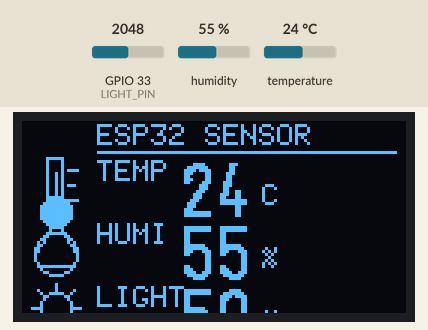
Bench run of a sketch on a simulated ESP32. Shown: 128×64 one-colour display. Wiring (inferred from the names in the program): DHT11 sensor: data GPIO 14. The inputs (shaded band) are chosen by the test bench; at power-on: humidity 55 %, GPIO 33 (LIGHT_PIN) = 2048, temperature 24 °C (analog values on the 0–4095 scale). What the sketch prints to the serial monitor is not drawn.

Above: at 1.2 s.
1.3 s: humidity set to 22 %
At 3.0 s:
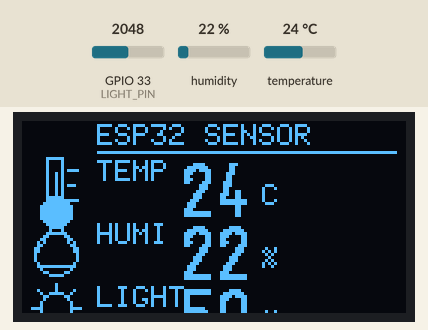
3.7 s: GPIO 33 (LIGHT_PIN) set to 2866
At 4.6 s:
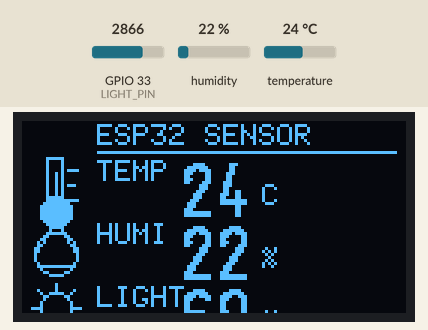
5.8 s: temperature set to 12 °C
At 7.4 s:
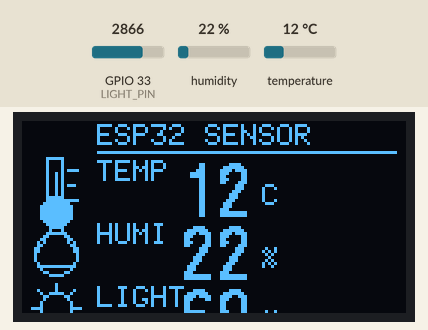
7.9 s: GPIO 33 (LIGHT_PIN) set to 3603
At 9.0 s:
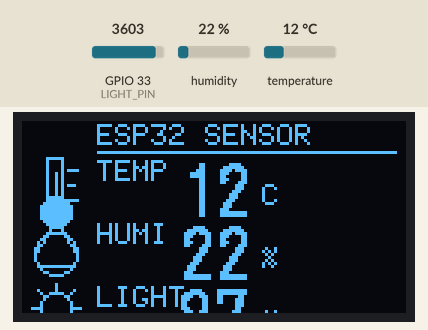
10.0 s: humidity set to 40 %
At 11.7 s:
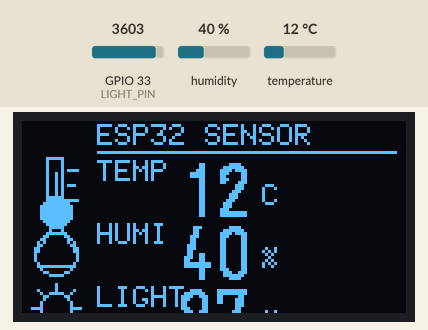
12.1 s: GPIO 33 (LIGHT_PIN) set to 4095
At 13.3 s:
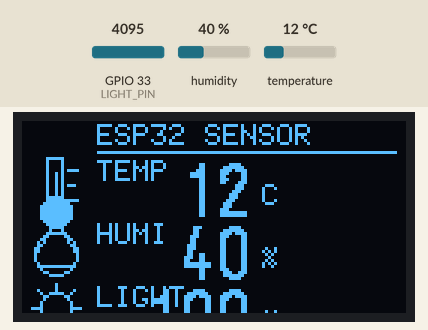
Timing chart, 0 to 15.1 s (numbered marks = the images above; inputs shaded):
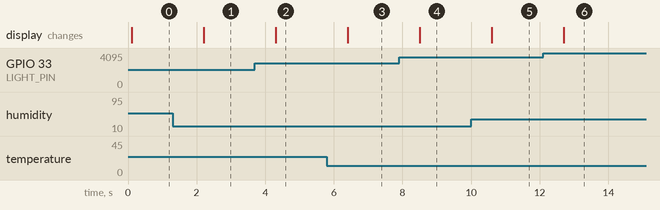

Measured:
- after the input at 1.3 s, the display: changes after 0.91 s (image 1)
- after the input at 3.7 s, the display: changes after 0.60 s (image 2)
- after the input at 5.8 s, the display: changes after 0.60 s (image 3)
- after the input at 7.9 s, the display: changes after 0.60 s (image 4)
- after the input at 10.0 s, the display: changes after 0.60 s (image 5)
- after the input at 12.1 s, the display: changes after 0.60 s (image 6)

The sketch:

22_dht_light_oled.ino
```cpp
#include <Wire.h>
#include <U8g2lib.h>

const int DHT_PIN = 14;
const int LIGHT_PIN = 33;
U8G2_SSD1306_128X64_NONAME_F_HW_I2C oled(U8G2_R0, U8X8_PIN_NONE);

bool waitForLevel(uint8_t level, unsigned long timeoutMicros) {
  unsigned long start = micros();
  while (digitalRead(DHT_PIN) != level) {
    if (micros() - start > timeoutMicros) return false;
  }
  return true;
}

bool readDHT11(int& temperature, int& humidity) {
  uint8_t data[5] = {0, 0, 0, 0, 0};
  pinMode(DHT_PIN, OUTPUT);
  digitalWrite(DHT_PIN, LOW);
  delay(20);
  digitalWrite(DHT_PIN, HIGH);
  delayMicroseconds(30);
  pinMode(DHT_PIN, INPUT_PULLUP);

  if (!waitForLevel(LOW, 100)) return false;
  if (!waitForLevel(HIGH, 100)) return false;
  if (!waitForLevel(LOW, 100)) return false;

  for (uint8_t bitIndex = 0; bitIndex < 40; bitIndex++) {
    if (!waitForLevel(HIGH, 100)) return false;
    unsigned long pulseStart = micros();
    if (!waitForLevel(LOW, 100)) return false;
    data[bitIndex / 8] <<= 1;
    if (micros() - pulseStart > 40) data[bitIndex / 8] |= 1;
  }

  if ((uint8_t)(data[0] + data[1] + data[2] + data[3]) != data[4]) return false;
  humidity = data[0];
  temperature = data[2];
  return true;
}

void drawThermometer(int x, int y) {
  oled.drawFrame(x + 5, y, 6, 15);
  oled.drawDisc(x + 8, y + 18, 5);
  oled.drawLine(x + 8, y + 5, x + 8, y + 18);
  oled.drawLine(x + 12, y + 4, x + 15, y + 4);
  oled.drawLine(x + 12, y + 9, x + 14, y + 9);
  oled.drawLine(x + 12, y + 14, x + 15, y + 14);
}

void drawDroplet(int x, int y) {
  oled.drawLine(x + 8, y, x + 1, y + 11);
  oled.drawLine(x + 8, y, x + 15, y + 11);
  oled.drawCircle(x + 8, y + 11, 7);
  oled.drawLine(x + 1, y + 11, x + 2, y + 15);
  oled.drawLine(x + 15, y + 11, x + 14, y + 15);
  oled.drawLine(x + 2, y + 15, x + 14, y + 15);
}

void drawSun(int x, int y) {
  oled.drawCircle(x + 8, y + 8, 5);
  oled.drawLine(x + 8, y, x + 8, y + 3);
  oled.drawLine(x + 8, y + 13, x + 8, y + 16);
  oled.drawLine(x, y + 8, x + 3, y + 8);
  oled.drawLine(x + 13, y + 8, x + 16, y + 8);
  oled.drawLine(x + 2, y + 2, x + 4, y + 4);
  oled.drawLine(x + 12, y + 12, x + 14, y + 14);
  oled.drawLine(x + 12, y + 4, x + 14, y + 2);
  oled.drawLine(x + 2, y + 14, x + 4, y + 12);
}

void drawRow(int y, const char* label, int value, const char* unit, void (*icon)(int, int)) {
  icon(3, y + 1);
  oled.setFont(u8g2_font_6x10_tf);
  oled.drawStr(25, y + 9, label);

  char valueText[8];
  snprintf(valueText, sizeof(valueText), "%d", value);
  oled.setFont(u8g2_font_logisoso18_tn);
  int valueWidth = oled.getStrWidth(valueText);
  oled.drawStr(75 - valueWidth, y + 21, valueText);

  oled.setFont(u8g2_font_6x10_tf);
  oled.drawStr(80, y + 17, unit);
}

void drawScreen(int temperature, int humidity, int lightPercent, bool dhtValid) {
  oled.clearBuffer();
  oled.setFont(u8g2_font_6x10_tf);
  oled.drawStr(25, 8, "ESP32 SENSOR");
  oled.drawHLine(25, 10, 100);

  drawRow(11, "TEMP", dhtValid ? temperature : 0, "C", drawThermometer);
  drawRow(32, "HUMI", dhtValid ? humidity : 0, "%", drawDroplet);
  drawRow(53, "LIGHT", lightPercent, "%", drawSun);

  oled.sendBuffer();
}

void setup() {
  Serial.begin(115200);
  analogReadResolution(12);
  analogSetPinAttenuation(LIGHT_PIN, ADC_11db);
  Wire.begin(21, 22);
  oled.begin();
  drawScreen(0, 0, 0, false);
}

void loop() {
  int temperature = 0;
  int humidity = 0;
  int lightRaw = analogRead(LIGHT_PIN);
  int lightPercent = map(lightRaw, 0, 4095, 0, 100);
  lightPercent = constrain(lightPercent, 0, 100);
  bool dhtValid = readDHT11(temperature, humidity);

  if (dhtValid) {
    Serial.printf("Temperature: %d C, Humidity: %d %%, Light: %d %% (ADC %d)\n", temperature, humidity, lightPercent, lightRaw);
  } else {
    Serial.printf("DHT11 read failed, Light: %d %% (ADC %d)\n", lightPercent, lightRaw);
  }

  drawScreen(temperature, humidity, lightPercent, dhtValid);
  delay(1000);
}
```
